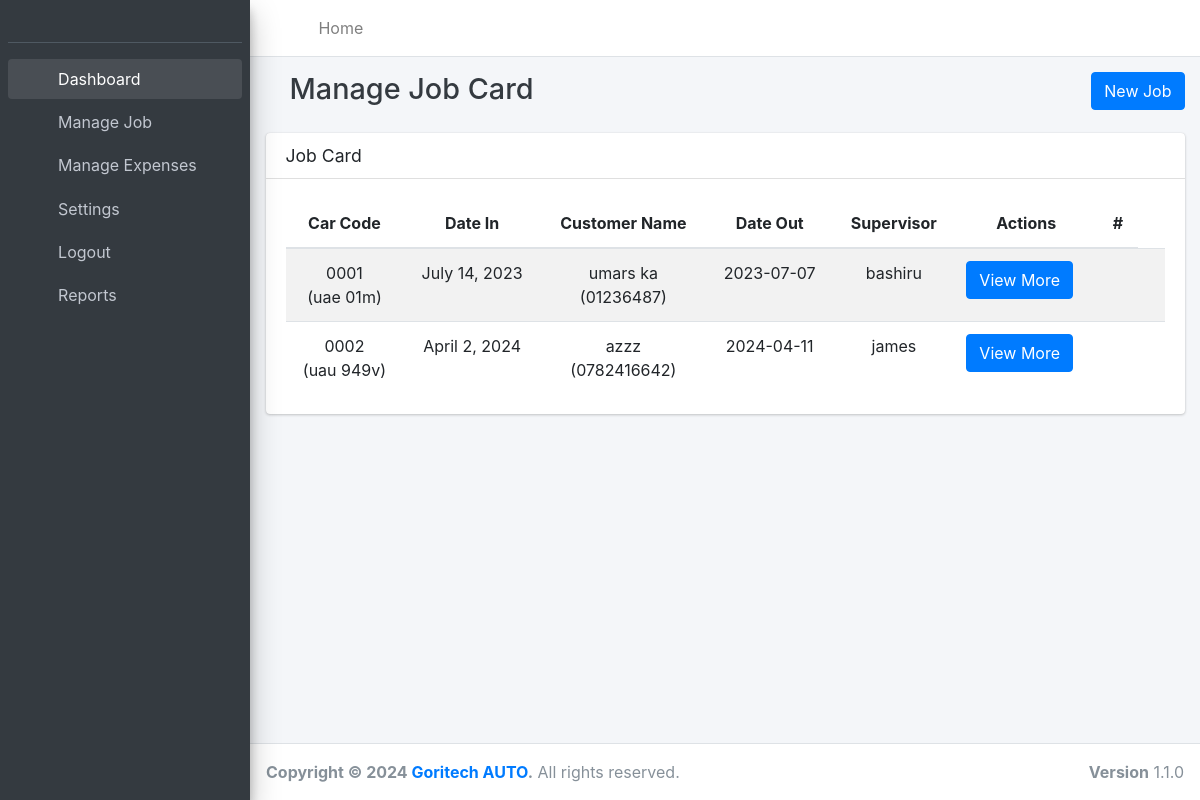
The app's page /jobcardRegistration with its own data.
### spare/models/garage.py (models this page shows, shortened)
class JobCard(models.Model):
    code = models.CharField(max_length=10)
    date_in = models.DateField()
    date_out = models.CharField(max_length=10,null=True,blank=True)
    plate_no = models.CharField(max_length=10,null=True, blank=True)
    car_model = models.CharField( max_length=20,null=True, blank=True)
    customer_name = models.CharField(max_length=30,null=True, blank=True)
    customer_contact = models.CharField(max_length=15,null=True, blank=True)
    customer_email = models.EmailField(max_length=254, null=True, blank=True)
    supervisor = models.CharField(max_length=50)
    year = models.CharField(max_length=50,null=True, blank=True)
    mileage_in = models.CharField(max_length=50,null=True, blank=True)
    mileage_out = models.CharField(max_length=50,null=True, blank=True)
    brought_in_by = models.CharField(max_length=50)
    Taken_out_by = models.CharField(max_length=50,null=True, blank=True)
    fuel_gauge_in=models.CharField(max_length=50,null=True, blank=True)
    fuel_gauge_out=models.CharField(max_length=50,null=True, blank=True)
    number_of_nuts = models.IntegerField()
    car_description=models.TextField()
    Aprov_TYPE_CHOICES=[
        ('Approved','Approved'),
        ('Not Approved','Not Approved')
    ]
    customer_approval = models.CharField(choices=Aprov_TYPE_CHOICES,default='Approved',max_length=50)
    DASH_TYPE_CHOICES=[
        ('ON','ON'),
        ('OFF','OFF')
    ]
    dash_light_on = models.CharField(choices=DASH_TYPE_CHOICES,default='ON',max_length=50)
    CAR_TYPE_CHOICES=[
        ('SALOON','SALOON'),
        ('STATION WAGON','STATION WAGON'),
        ('SUV','SUV'),
        ('PICKUP','PICKUP')
    ]
    car_type = models.CharField(choices= CAR_TYPE_CHOICES,default='SUV',max_length=50)
    items_in_car =models.TextField()
    class Meta:
        verbose_name = ("jobcard")
        verbose_name_plural = ("jobcards")

### spare/views/items_views.py (the view, shortened to what this page needs)
# urls.py: path('jobcardRegistration', item_views.manage_jobcard, name="jobregister"),
def manage_jobcard(request):
    auto_no = generate_auto_serialnumber()
    request_serial_number = auto_no
    card_form = JobcardForm(initial={"code": request_serial_number})
    get_cards = get_jobcards()
    context = {
         "card_form": card_form,
        "get_cards": get_cards
    }
    return render(request, "jobcard/jobcard_registration.html", context)

### spare/selectors/garage_selectors/jobcard_selector.py (called while the page is built)
def get_jobcards():
    return JobCard.objects.all()

def generate_auto_serialnumber():
    request_count = JobCard.objects.all().count()
    return f"{(request_count+1):04}"

### spare/views/items_views.py (called while the page is built, shortened)
@register.filter(name='has_group')
def has_group(user, group_name):
    group = Group.objects.get(name=group_name)
    return True if group in user.groups.all() else False

### spare/templates/jobcard/jobcard_registration.html (shortened to what this page needs)
{% extends '../base.html' %}
{% load static %}
{% load crispy_forms_tags %}
{%block page_title%}
Manage Job Card
{% endblock%}
{% block right_button%}
<button type="button" class="btn btn-primary" data-toggle="modal" data-target="#modal-add-farm">
    New Job
</button>
{% endblock %}
{% block content %}
<div class="container-fluid">
    <div class="row">
        <div class="col-12">
            <div class="card">
                {%if get_cards %}
                <div class="card-header">
                    <h3 class="card-title">Job Card</h3>
                </div>
                <div class="card-body">
                    <table id="dataTables-example" class="table table-striped" data-page-length='100'>
                        <thead>
                        <tr>
                            <th class="text-center">Car Code</th>
                            <th class="text-center">Date In</th>
                            <th class="text-center">Customer Name</th>
                            <th class="text-center">Date Out</th>
                            <th class="text-center">Supervisor</th>
                            <th class="text-center">Actions</th>
                            <th class="text-center">#</th>
                        </tr>
                        </thead>
                        <tbody>
                        {% for get_cards in get_cards %}
                        <tr data-id={{companys.id}}>
                            <td class="text-center">{{get_cards.code}} <br>({{get_cards.plate_no}})</td>
                            <td class="text-center">{{get_cards.date_in}} </td>
                            <td class="text-center">{{get_cards.customer_name}}<br> ({{get_cards.customer_contact}})</td>
                            <td class="text-center">{{get_cards.date_out}} </td>
                            <td class="text-center">{{get_cards.supervisor}}</td>
                            <td>
                                <a class="btn btn-primary" href="{% url 'job_card_detail' get_cards.id %}">
                                    View More
                                </a>
                            </td>
                            <td>
                                <a href="{% url 'edit_job_card' get_cards.id %}" style="color:inherit">
                                    <i class="fa fa-edit"></i>
                                </a>
                            <td>
                        </tr>
                        {% endfor %}
                        </tbody>
                    </table>
                </div>
                {%else%}
                <div class="card-body">
                    <h4>No Data available</h4>
                </div>
                {%endif%}
            </div>
        </div>
    </div>
</div>
{% endblock content %}

### records on screen
JobCard: code "0001", plate_no "uae 01m", date_in "July 14, 2023", customer_name "umars ka", customer_contact "01236487", date_out "2023-07-07", supervisor "bashiru"
JobCard: code "0002", plate_no "uau 949v", date_in "April 2, 2024", customer_name "azzz", customer_contact "0782416642", date_out "2024-04-11", supervisor "james"
